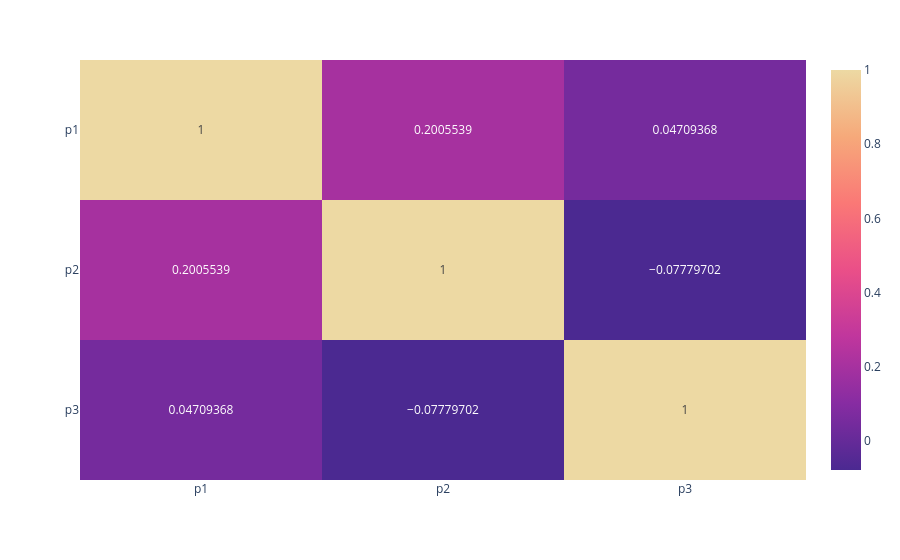

The cell this chart's notebook holds for it:
### Code cell
fig_corr

### Figure 1 — Plotly figure (JSON) as saved in the notebook; plotly's stock layout.template omitted (floating-point values rounded to 4 significant figures)
{"data": [{"coloraxis": "coloraxis", "hovertemplate": "x: %{x}<br>y: %{y}<br>color: %{z}<extra></extra>", "name": "0", "texttemplate": "%{z}", "type": "heatmap", "x": ["p1", "p2", "p3"], "xaxis": "x", "y": ["p1", "p2", "p3"], "yaxis": "y", "z": [[1.0, 0.2006, 0.04709], [0.2006, 1.0, -0.0778], [0.04709, -0.0778, 1.0]]}], "layout": {"coloraxis": {"colorscale": [[0, "rgb(75, 41, 145)"], [0.1667, "rgb(135, 44, 162)"], [0.3333, "rgb(192, 54, 157)"], [0.5, "rgb(234, 79, 136)"], [0.6667, "rgb(250, 120, 118)"], [0.8333, "rgb(246, 169, 122)"], [1, "rgb(237, 217, 163)"]]}, "margin": {"t": 60}, "xaxis": {"anchor": "y", "domain": [0, 1]}, "yaxis": {"anchor": "x", "autorange": "reversed", "domain": [0, 1]}}}
